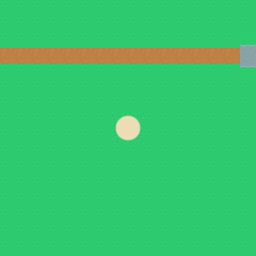

A 2D game scene composited from a Tiled map and its tileset images. What follows is a short description and the map's XML, with every tile layer's data as written:
An orthogonal 16x16 tile map with 16x16 px tiles, 2 tile layers (BASE, UNPLACEABLE) and 1 object.

<map version="1.10" tiledversion="1.12.2" orientation="orthogonal" renderorder="right-down" width="16" height="16" tilewidth="16" tileheight="16" infinite="0" nextlayerid="5" nextobjectid="3">
 <editorsettings>
  <export target="round1.tmj" format="json" />
 </editorsettings>
 <tileset firstgid="1" source="../16x16.tsx" />
 <layer id="1" name="BASE" width="16" height="16">
  <data encoding="csv">
25,25,25,25,25,25,25,25,25,25,25,25,25,25,25,25,
25,25,25,25,25,25,25,25,25,25,25,25,25,25,25,25,
25,25,25,25,25,25,25,25,25,25,25,25,25,25,25,25,
25,25,25,25,25,25,25,25,25,25,25,25,25,25,25,25,
25,25,25,25,25,25,25,25,25,25,25,25,25,25,25,25,
25,25,25,25,25,25,25,25,25,25,25,25,25,25,25,25,
25,25,25,25,25,25,25,25,25,25,25,25,25,25,25,25,
25,25,25,25,25,25,25,25,25,25,25,25,25,25,25,25,
25,25,25,25,25,25,25,25,25,25,25,25,25,25,25,25,
25,25,25,25,25,25,25,25,25,25,25,25,25,25,25,25,
25,25,25,25,25,25,25,25,25,25,25,25,25,25,25,25,
25,25,25,25,25,25,25,25,25,25,25,25,25,25,25,25,
25,25,25,25,25,25,25,25,25,25,25,25,25,25,25,25,
25,25,25,25,25,25,25,25,25,25,25,25,25,25,25,25,
25,25,25,25,25,25,25,25,25,25,25,25,25,25,25,25,
25,25,25,25,25,25,25,25,25,25,25,25,25,25,25,25
</data>
 </layer>
 <layer id="2" name="UNPLACEABLE" width="16" height="16">
  <data encoding="csv">
0,0,0,0,0,0,0,0,0,0,0,0,0,0,0,0,
0,0,0,0,0,0,0,0,0,0,0,0,0,0,0,0,
0,0,0,0,0,0,0,0,0,0,0,0,0,0,0,81,
94,94,94,94,94,94,94,94,94,94,94,94,94,94,94,104,
0,0,0,0,0,0,0,0,0,0,0,0,0,0,0,127,
0,0,0,0,0,0,0,0,0,0,0,0,0,0,0,0,
0,0,0,0,0,0,0,0,0,0,0,0,0,0,0,0,
0,0,0,0,0,0,0,142,143,0,0,0,0,0,0,0,
0,0,0,0,0,0,0,165,166,0,0,0,0,0,0,0,
0,0,0,0,0,0,0,0,0,0,0,0,0,0,0,0,
0,0,0,0,0,0,0,0,0,0,0,0,0,0,0,0,
0,0,0,0,0,0,0,0,0,0,0,0,0,0,0,0,
0,0,0,0,0,0,0,0,0,0,0,0,0,0,0,0,
0,0,0,0,0,0,0,0,0,0,0,0,0,0,0,0,
0,0,0,0,0,0,0,0,0,0,0,0,0,0,0,0,
0,0,0,0,0,0,0,0,0,0,0,0,0,0,0,0
</data>
 </layer>
 <objectgroup id="3" name="path">
  <object id="2" x="0" y="48">
   <polyline points="0,0 240,0" />
  </object>
 </objectgroup>
 <objectgroup id="4" name="tunnel" />
</map>
